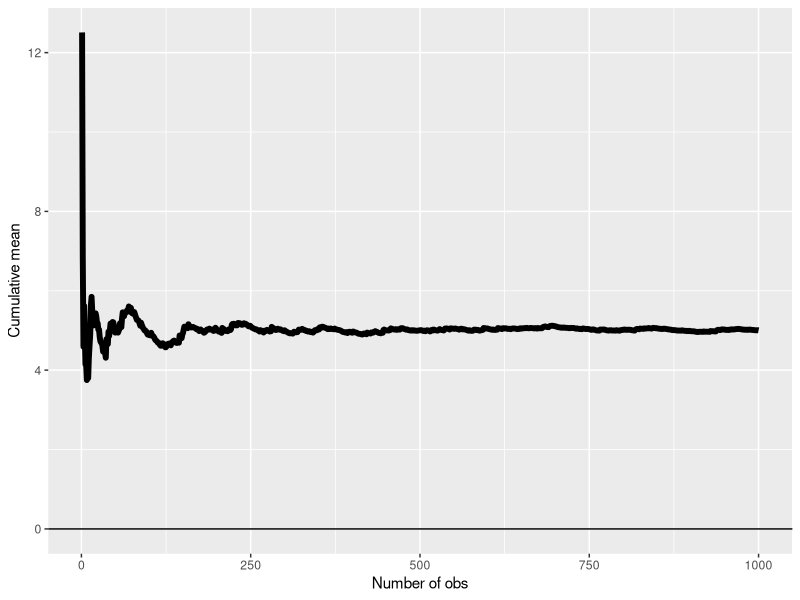
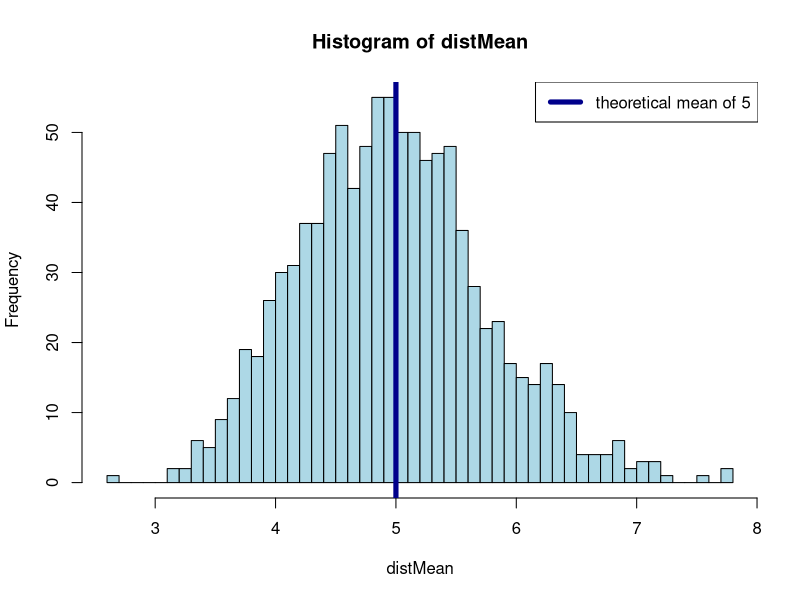
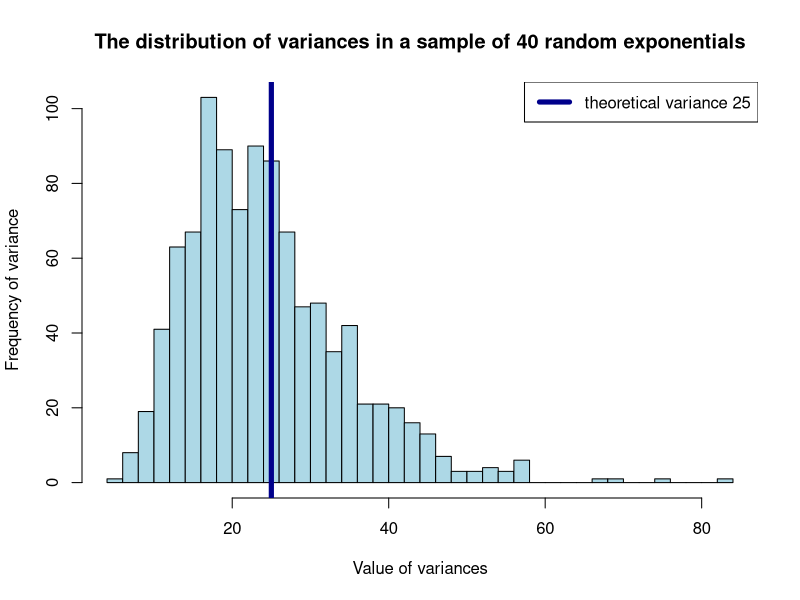
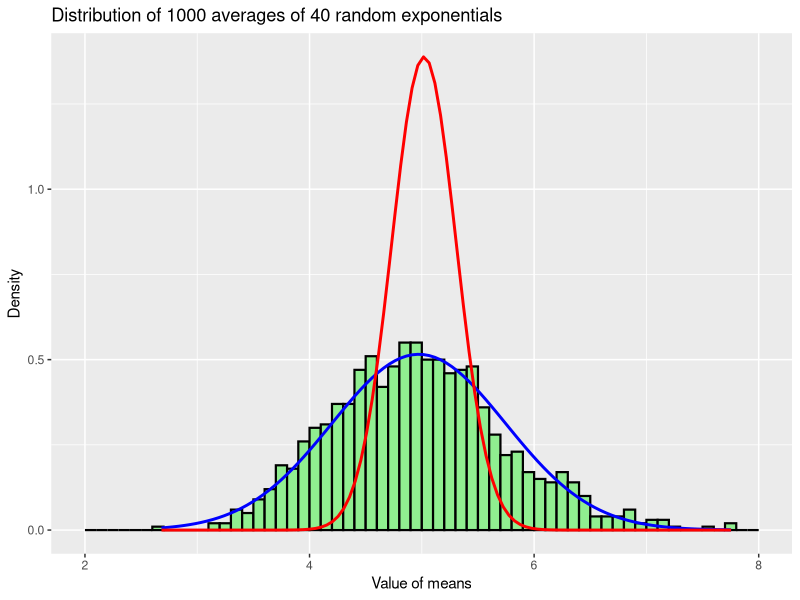
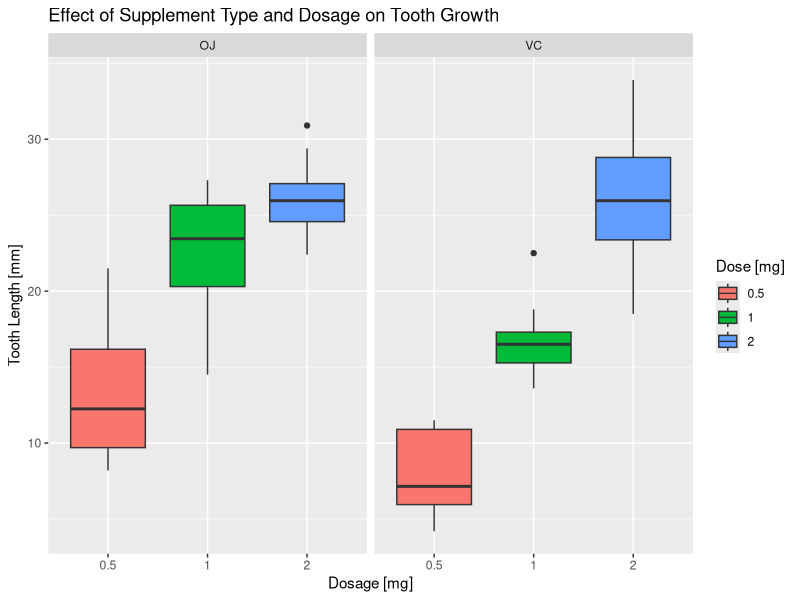

These charts were generated, in order, by the following R code: (Note: this script raises an error after producing the figures.)
## ---- chunk 1
knitr::opts_chunk$set(echo = TRUE)
for (i in c("dplyr","stringr","lubridate","ggplot2","stringi",'knitr')) {
  if ((i %in% (installed.packages())) == F) {
          install.packages(i)
  }
}
library(ggplot2)
library(stringr)
library(stringi)
library(dplyr)
library(lubridate)
library(knitr)
options(scipen=999)
set.seed(1234)
## ---- chunk 2
mns = NULL
lambda <- 0.2
nexp <- 40
nsim <- 1000
## ---- chunk 3
pop_mns <- cumsum(rexp(n = nsim,rate = lambda))/(1:nsim)
mean_pop <- mean(pop_mns)
sd_pop <- sd(pop_mns)

g <- ggplot(data.frame(x = 1:nsim, y = pop_mns), aes(x = x, y = y))
g <- g + geom_hline(yintercept = 0) + geom_line(linewidth = 2)
g <- g + labs(x = "Number of obs", y = "Cumulative mean")
g
## ---- chunk 4
mns <- matrix(rexp(1000*40, lambda), nrow = 1000, ncol = 40)
distMean <- apply(mns, 1, mean)
mean_samp <- mean(distMean)
sd_samp <- sd(distMean)

hist(distMean,breaks=50,col='lightblue')
abline(v = 1/lambda, lty = 1, lwd = 5, col = "darkblue")
legend("topright", lty = 1, lwd = 5, col = "darkblue", legend = paste0("theoretical mean of ",round(mean_samp,0)))

## ---- chunk 5
distVar <- apply(mns,1,var)
hist(distVar, breaks = 50, main = "The distribution of variances in a sample of 40 random exponentials", xlab = "Value of variances", ylab = "Frequency of variance", col = "lightblue")
abline(v = (1/lambda)^2, lty = 1, lwd = 5, col = "darkblue")
legend("topright", lty = 1, lwd = 5, col = "darkblue", legend = paste0("theoretical variance ",(1/lambda)^2))

## ---- chunk 6
g <- ggplot(data = data.frame(x = distMean), aes(x = x)) +
        geom_histogram(aes(y =after_stat(density)), color="black", fill="lightgreen",breaks = seq(2, 8, by = 0.1), linewidth = .75) +
        stat_function(fun = dnorm, args = list(mean = mean_samp, sd = sd_samp), color='blue',linewidth=1) +
        stat_function(fun = dnorm, args = list(mean = mean_pop, sd = sd_pop), color='red',linewidth=1) +
        scale_x_continuous("Value of means") +   
        scale_y_continuous("Density") +  
        ggtitle("Distribution of 1000 averages of 40 random exponentials")
g

## ---- chunk 7
library(datasets)
data(ToothGrowth)
dim(ToothGrowth)
## ---- chunk 8
head(ToothGrowth)
## ---- chunk 9
summary(ToothGrowth)
## ---- chunk 10
ggplot(ToothGrowth,aes(x=factor(dose),y=len,fill=factor(dose))) + 
    geom_boxplot() +
    facet_grid(.~supp) +
    scale_x_discrete("Dosage [mg]") +   
    scale_y_continuous("Tooth Length [mm]") +  
    scale_fill_discrete(name="Dose [mg]") + 
    ggtitle("Effect of Supplement Type and Dosage on Tooth Growth")
## ---- chunk 11
oj_data <- subset(ToothGrowth, supp=='OJ' & dose %in% c(0.5,2))
t.test(len ~ dose,paired=FALSE,var.equal=TRUE,data=oj_data)
## ---- chunk 12
vc_data <- subset(ToothGrowth, supp=='VC' & dose %in% c(0.5,2))
t.test(len ~ dose,paired=FALSE,var.equal=TRUE,data=vc_data)
## ---- chunk 13
dose_vect <- c(0.5,1,2)
doses <- lapply(dose_vect,function(d) {
        dose_data <- subset(ToothGrowth, supp %in% c('VC','OJ') & dose %in% d)
        t.test(len ~ supp,paired=FALSE,var.equal=TRUE,data=dose_data)
})
## ---- chunk 14
print(doses[1])
## ---- chunk 15
print(doses[2])
## ---- chunk 16
print(doses[3])
